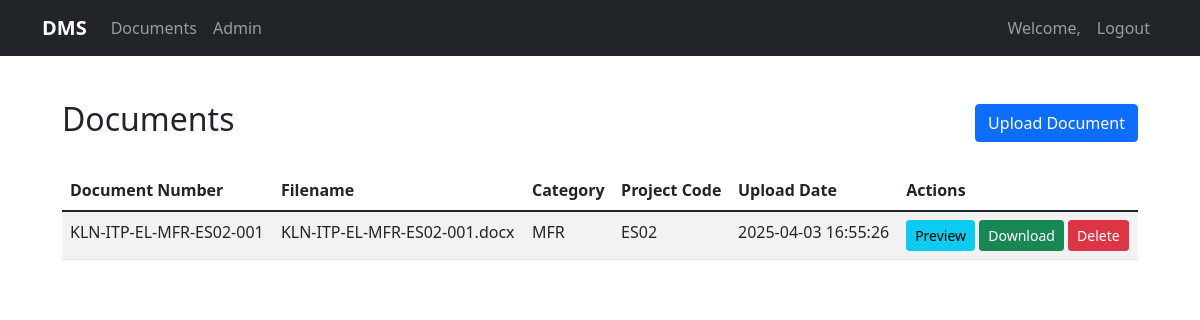
/documents/ (signed in), run on the app's committed database.
### src/app/models/document.py (models this page shows, shortened)
class Document(db.Model):
    __tablename__ = 'documents'
    id = db.Column(db.Integer, primary_key=True)
    filename = db.Column(db.String(255), nullable=False)
    document_number = db.Column(db.String(50), unique=True, nullable=False)
    description = db.Column(db.Text)
    upload_date = db.Column(db.DateTime, default=db.func.current_timestamp())
    uploader_id = db.Column(db.Integer, db.ForeignKey('users.id'), nullable=False)
    originator_id = db.Column(db.Integer, db.ForeignKey('originators.id'), nullable=False)
    document_type_id = db.Column(db.Integer, db.ForeignKey('document_types.id'), nullable=False)
    discipline_id = db.Column(db.Integer, db.ForeignKey('disciplines.id'), nullable=False)
    category_id = db.Column(db.Integer, db.ForeignKey('categories.id'), nullable=False)
    building_code_id = db.Column(db.Integer, db.ForeignKey('building_codes.id'), nullable=False)
    uploader = db.relationship('User', backref=db.backref('documents', lazy=True))
    originator = db.relationship('Originator', backref=db.backref('documents', lazy=True))
    document_type = db.relationship('DocumentType', backref=db.backref('documents', lazy=True))
    discipline = db.relationship('Discipline', backref=db.backref('documents', lazy=True))
    category = db.relationship('Category', backref=db.backref('documents', lazy=True))
    building_code = db.relationship('BuildingCode', backref=db.backref('documents', lazy=True))

### src/app/models/settings.py (models this page shows, shortened)
class Category(db.Model):
    __tablename__ = 'categories'
    id = db.Column(db.Integer, primary_key=True)
    code = db.Column(db.String(10), unique=True, nullable=False)
    description = db.Column(db.String(100), nullable=False)

class BuildingCode(db.Model):
    __tablename__ = 'building_codes'
    id = db.Column(db.Integer, primary_key=True)
    code = db.Column(db.String(10), unique=True, nullable=False)
    description = db.Column(db.String(100), nullable=False)

### src/app/views/document_routes.py (the view, shortened to what this page needs)
@document_bp.route('/')
@login_required
def index():
    search_query = request.args.get('query', '').lower()
    filter_category = request.args.get('filter_category', '').strip()
    page = request.args.get('page', 1, type=int)
    per_page = request.args.get('per_page', 10, type=int)
    query = Document.query
    if filter_category:
        query = query.filter_by(category=filter_category)
    total_docs = query.count()
    documents = query.order_by(Document.upload_date.desc()) \
                     .offset((page - 1) * per_page) \
                     .limit(per_page) \
                     .all()
    total_pages = math.ceil(total_docs / per_page) if total_docs else 1
    return render_template('document/index.html',
                        documents=documents,
                        search_query=search_query,
                        filter_category=filter_category,
                        current_page=page,
                        total_pages=total_pages,
                        per_page=per_page,
                        total_docs=total_docs)

### scripts/app.py (called while the page is built)
@login_manager.user_loader
def load_user(user_id):
    return db.session.get(User, int(user_id))

@app.before_request
def before_request():
    if not current_user.is_authenticated:
        if request.endpoint:
            if request.endpoint.startswith("static"):
                return
            if request.endpoint.startswith("public."):
                return
            if request.endpoint.startswith("auth."):
                return
            if request.endpoint == "favicon":
                return
            if request.endpoint == "public.index":
                return
            if request.endpoint.startswith(("documents.", "upload.", "admin.", "users.")):
                return redirect(url_for('auth.login', next=request.url))
        return

### src/app/models/user.py (called while the page is built)
    @property
    def is_authenticated(self):
        return True

### src/app/templates/document/index.html (shortened to what this page needs)
{% extends "base.html" %}
{% block content %}
<div class="container mt-4">
    <div class="d-flex justify-content-between align-items-center mb-4">
        <h2>Documents</h2>
        {% if current_user.is_admin %}
        <a href="{{ url_for('documents.upload') }}" class="btn btn-primary">
             Upload Document
        </a>
        {% endif %}
    </div>
    <div class="table-responsive">
        <table class="table table-striped">
            <thead>
                <tr>
                    <th>Document Number</th>
                    <th>Filename</th>
                    <th>Category</th>
                    <th>Project Code</th>
                    <th>Upload Date</th>
                    <th>Actions</th>
                </tr>
            </thead>
            <tbody>
                {% if documents %}
                    {% for document in documents %}
                    <tr>
                        <td>{{ document.document_number }}</td>
                        <td>{{ document.filename }}</td>
                        <td>{{ document.category.code }}</td>
                        <td>{{ document.building_code.code }}</td>
                        <td>{{ document.upload_date.strftime('%Y-%m-%d %H:%M:%S') }}</td>
                        <td>
                            <a href="{{ url_for('documents.preview_file', filename=document.filename) }}" class="btn btn-sm btn-info">
                                 Preview
                            </a>
                            <a href="{{ url_for('documents.download', document_id=document.id) }}" class="btn btn-sm btn-success">
                                 Download
                            </a>
                            {% if current_user.is_admin %}
                            <form method="POST" action="{{ url_for('documents.delete', document_id=document.id) }}" class="d-inline" onsubmit="return confirm('Are you sure you want to delete this document?');">
                                <button type="submit" class="btn btn-sm btn-danger">
                                     Delete
                                </button>
                            </form>
                            {% endif %}
                        </td>
                    </tr>
                    {% endfor %}
                {% else %}
                    <tr>
                        <td colspan="6" class="text-center">No documents found.</td>
                    </tr>
                {% endif %}
            </tbody>
        </table>
    </div>
</div>
{% endblock %}

### data on the page
Document: document_number "KLN-ITP-EL-MFR-ES02-001", filename "KLN-ITP-EL-MFR-ES02-001.docx", category.code "MFR", building_code.code "ES02", upload_date "2025-04-03 16:55:26"
